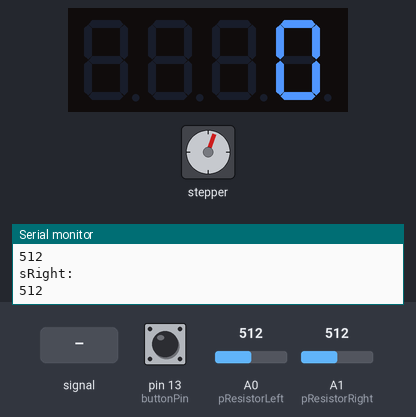
This sketch was run on a simulated Arduino Uno, built with avr-gcc and run on an emulated ATmega328P. Shown: 4-digit seven-segment display, stepper motor, the last lines printed to the serial monitor. The test bench sets the inputs (shaded band); at power-on: pin 13 (buttonPin) LOW, A0 (pResistorLeft) = 512, A1 (pResistorRight) = 512. Stepper angles assume 4096 steps per turn.

Above: at 1.2 s.
1.3 s: A0 (pResistorLeft) fed a 200 Hz sine of ±81 counts around its level
At 2.48 s:
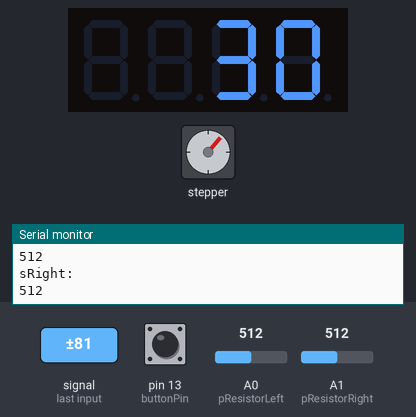
2.9 s: pin 13 (buttonPin) pulled HIGH for 3.2 s
At 4.4 s:
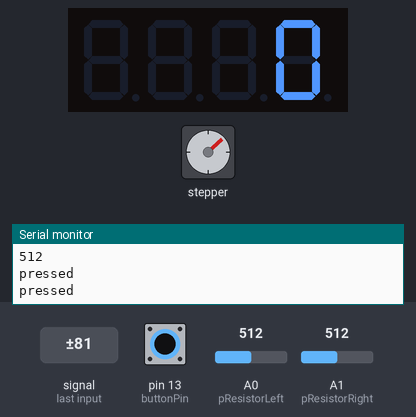
6.7 s: A0 (pResistorLeft) set to 716
9.2 s: A1 (pResistorRight) set to 306
At 10.0 s:
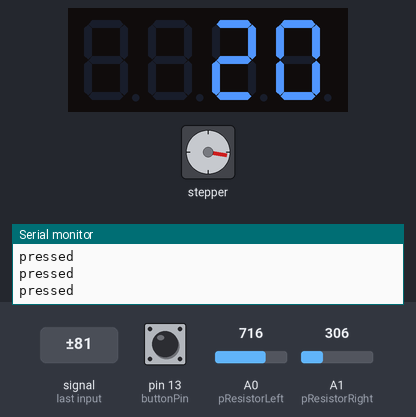
11.6 s: pin 13 (buttonPin) pulled HIGH for 0.15 s
At 13.36 s:
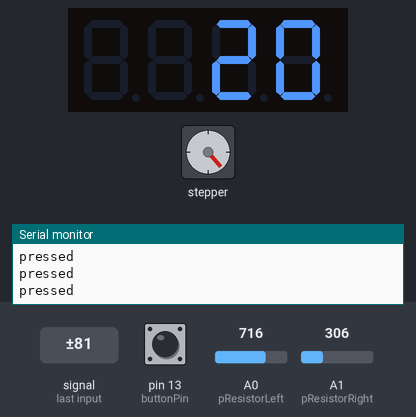
Timing chart, 0 to 23.3 s (numbered marks = the images above; inputs shaded):
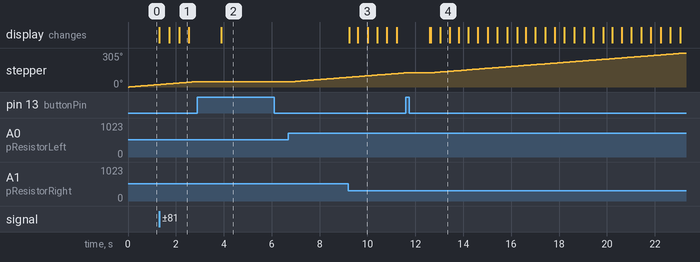

The sketch:

test_stepper_motor_12_7.ino
```cpp
#include <Unistep2.h>
#include "SevSeg.h"
SevSeg sevseg; //Initiate a seven segment controller object

/** PINS **/
const int buttonPin = 13;

int motorIn1Pin = 5;
int motorIn2Pin = 4;
int motorIn3Pin = 3;
int motorIn4Pin = 2;
Unistep2 stepper(motorIn1Pin, motorIn2Pin, motorIn3Pin, motorIn4Pin, 4096, 5000);
int motor_delay = 250;

unsigned long curr_time = 0;
int buttonState = 0;  // variable for reading the pushbutton status

const int pResistorLeft = A0; // Photoresistor at Arduino analog pin A0
const int pResistorRight = A1;
int valueLeft;				  // Store value from photoresistor (0-1023)
int valueRight;
int startingLeft;
int startingRight;
bool calibrated = false;

int numDigits = 4;
int score = 0;
int score_time = 0;
int poll_time = 0;

void setup()
{
  pinMode(buttonPin, INPUT);

  pinMode(motorIn1Pin, OUTPUT);
  pinMode(motorIn2Pin, OUTPUT);
  pinMode(motorIn3Pin, OUTPUT);
  pinMode(motorIn4Pin, OUTPUT);

  stepper.run();

  pinMode(pResistorLeft, INPUT);
  pinMode(pResistorRight, INPUT);

  byte numDigits = 4;
  byte digitPins[] = {A2, A3, A4, A5};
  byte segmentPins[] = {6, 7, 8, 9, 10, 12, 11};
  bool resistorsOnSegments = 0;
  // variable above indicates that 4 resistors were placed on the digit pins.
  // set variable to 1 if you want to use 8 resistors on the segment pins.
  sevseg.begin(COMMON_CATHODE, numDigits, digitPins, segmentPins, resistorsOnSegments);
  sevseg.setBrightness(90);

  Serial.begin(9600);
}


void loop()
{
  sevseg.setNumber(score);
  sevseg.refreshDisplay();
  curr_time = millis();
  stepper.run();

  if (!calibrated && curr_time > 200) {
    startingLeft = analogRead(pResistorLeft);
    startingRight = analogRead(pResistorRight);
    calibrated = true;
    Serial.println("sLeft:");
    Serial.println(startingLeft);
    Serial.println("sRight:");
    Serial.println(startingRight);
    stepper.move(9999);
  }

  stepper.move(100);
  valueLeft = analogRead(pResistorLeft);
  valueRight = analogRead(pResistorRight);
    if (curr_time > score_time + 400) {

      if (valueLeft < startingLeft - 20 || valueRight < startingRight - 20){
      score += 10;
      score_time = curr_time;
    }
  }


  buttonState = digitalRead(buttonPin);
  if (buttonState == HIGH) {
    Serial.println("pressed");
    score = 0;
    score_time = 0;
    delay(1000);
  }
}
```

Measured:
- after the input at 1.3 s, the display: first changes at once (image 1 shows a later state)
- after the input at 2.9 s, stepper: stops changing and stays 48°
- after the input at 9.2 s, the display: first changes at once (image 3 shows a later state)
- what the display in image 1 shows lasts 0.4 s, from 2.1 s to 2.5 s
